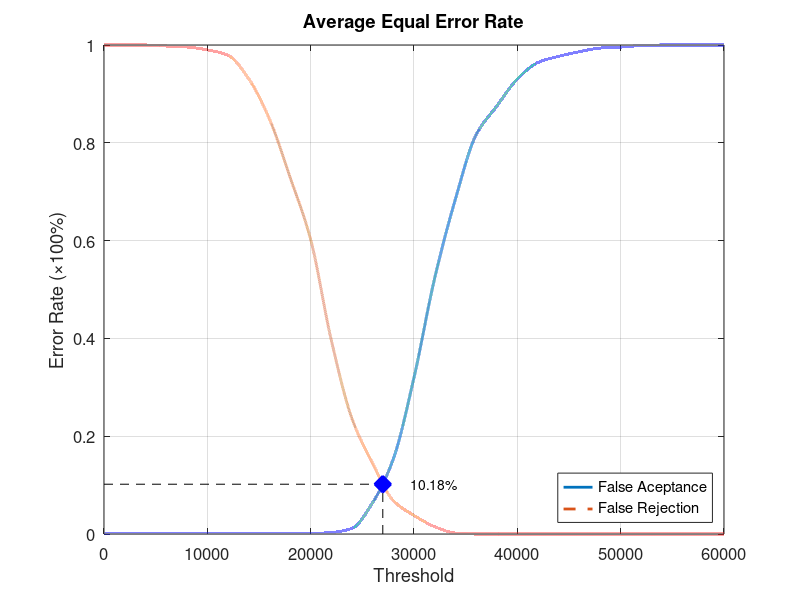
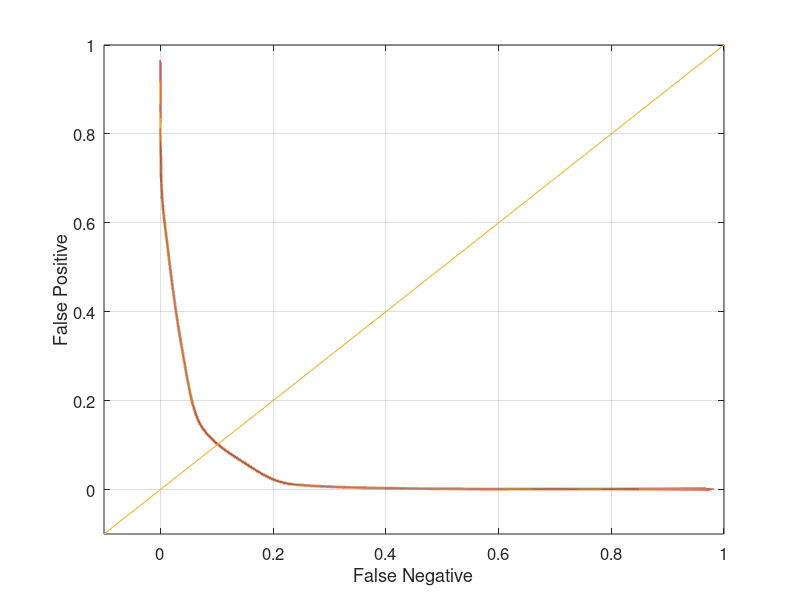

Write the MATLAB code that produced these figures, in order.
function yEER = Database1Average
close all;
clear;
clc;
x = 0:2000:60000;
xq = 0:0.5:60000;

y0 = [0 0.00105263 0.00105263 0.00105263 0.00105263 0.00105263 0.00105263 0.00105263 0.00105263 0.00105263 0.00105263 0.0031579 0.0115789 0.0642105 0.153684 0.32 0.523158 0.68421 0.815789 0.874737 0.930526 0.964211 0.976842 0.986316 0.993684 0.99579 0.998947 1 1 1 1];
yy0 = interp1(x, y0, xq, 'pchip');
y1 = [1 1 1 0.998 0.996 0.99 0.979 0.931 0.849 0.73 0.602 0.396 0.236 0.144 0.068 0.038 0.015 0.002 0 0 0 0 0 0 0 0 0 0 0 0 0];
yy1 = interp1(x, y1, xq, 'pchip');

% Calculating EER: 
y2 = abs(y0 - y1);
find(y2 == min(y2))
yy2 = abs(yy0 - yy1);
xEER = find(yy2 == min(yy2));
xEERIndex = xq(xEER) % X-axis EER
yEER = yy0(xEER) % Y-axis EER

main = figure
plot(xq, yy0,'-','LineWidth', 2);	hold on
plot(xq, yy1,'--','LineWidth', 2);	hold on
plot([xEERIndex xEERIndex], [0 yEER], 'k--');	hold on
plot([0 xEERIndex], [yEER yEER], 'k--');	hold on
plot(xEERIndex, yEER, 'bx', 'LineWidth', 10);	hold on
text(xEERIndex + 10 * xEERIndex / 100, yEER, [num2str(round((10000 * yEER)) / 100) '%'])
legend('False Aceptance', 'False Rejection', 'Location', 'SouthEast')
xlabel('Threshold')
ylabel('Error Rate (\times100%)')
title('Average Equal Error Rate')
set(gca, 'FontSize', 12)
axis([0 60000 0 1])
grid on

print(main, 'Database1AverageMain', '-dpng');
FNRxFPR = figure('Color', [1 1 1]);
plot(yy1, yy0, '-', yy1, yy0, 'LineWidth', 2);
hold on
y = -0.1:0.1:1
plot(y, y); 
set(gca, 'FontSize', 12)
xlabel('False Negative')
ylabel('False Positive')
axis([-0.1 1 -0.1 1])
set(gca, 'FontSize', 12)
grid on

print(FNRxFPR, 'Database1AverageFNRxFPR','-dpng');
end
